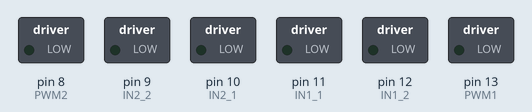
The sketch below on a simulated Arduino Mega 2560, built with avr-gcc and run on an emulated ATmega2560. Shown: switched loads named in the sketch (green lamp = pin HIGH). What the sketch prints to the serial monitor is not drawn.

Above: at 0.1 s.
At 2.1 s:
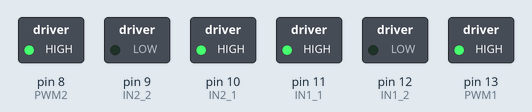
Timing chart, 0 to 3.6 s (numbered marks = the images above):
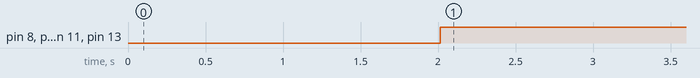

The sketch:

2DOF-ParameterIdentification.ino
```cpp
/*--------------------------------------------Variables for Space State------------------------------*/

double q1, q2, dq1, dq2, ddq1, ddq2;
double last_q1, last_q2, last_dq1, last_dq2;
const float pi = 3.1416;
const float MAX_ANGLE_RAD = 2*pi;
const int MAX_ANGLE_DEG = 360;

/*--------------------------------------------Variebles for LM298N----------------------------------*/
//u1
int IN1_1  = 11;
int IN1_2  = 12;
int PWM1 = 13;
//u2 8,9,10
int IN2_1  = 10;
int IN2_2  = 9;
int PWM2 = 8;
int MIN_PWM= 50;
int MAX_PWM= 255 - MIN_PWM;

/*--------------------------------------Variables for incremental encoder-----------------------------*/
//q1
volatile long contador1 =  0;
byte          ant1      =  0;
byte          act1      =  0;
int           encA1     =  44;                  // Signal for channel A
int           encB1     =  42;
//q2
volatile long contador2 =  0;
byte          ant2      =  0;
byte          act2      =  0;
int           encA2     =  40;                  // Signal for channel A
int           encB2     =  38; // Signal for channel B

const int   MIN_MAX_POST     =  2400;                 // Limit the maximun position

/*------------------------------------- Interruption Functions----------------------------------------*/

// Encoder x4. Execute when interruption pin jumps.
void encoder1(void){
  //Serial.println(ant);
  ant1=act1;                            // Saved act (current read) in ant (last read)
  act1 = digitalRead(encA1)<<1|digitalRead(encB1);
  if(ant1==0 && act1==1)        contador1++;  // Increase the counter for forward movement
  else if(ant1==1  && act1==3)  contador1++;
  else if(ant1==3  && act1==2)  contador1++;
  else if(ant1==2  && act1==0)  contador1++;
  else contador1--;                         // Reduce the counter for backward movement

  if(contador1 > MIN_MAX_POST){ contador1 = contador1 - 2400; }
  else if(contador1 < -MIN_MAX_POST){ contador1 = contador1 + 2400; }

  last_q1 = q1;

  //Set positions
  //q1 = (double) contador1 * (MAX_ANGLE_RAD / 2400); // en radianes

  q1 = (double) contador1 * (0.15); // en grados
}

void encoder2(void){
  //Serial.println(ant2);
  ant2=act2;                            // Saved act (current read) in ant (last read)
  act2 = digitalRead(encA2)<<1|digitalRead(encB2);
  if(ant2==0 && act2==1)        contador2++;  // Increase the counter for forward movement
  else if(ant2==1  && act2==3)  contador2++;
  else if(ant2==3  && act2==2)  contador2++;
  else if(ant2==2  && act2==0)  contador2++;
  else contador2--;                         // Reduce the counter for backward movement

  if(contador2 > MIN_MAX_POST){ contador2 = contador2 - 2400; }
  else if(contador2 < -MIN_MAX_POST){ contador2 = contador2 + 2400;}

  last_q2 = q2;
  //Set positions
  //q2 = (double) contador2 * (MAX_ANGLE_RAD / 2400); // en radianes

  q2 = (double) contador2 * (0.15); // en grados
}

/*----------------------------------------------Variables for algorithm------------------------------*/

double q1d, q2d, dq1d, dq2d, ddq1d, ddq2d;      // para el seguimiento de trayectorias
double sumQ1, sumQ2;
double Setpoint;                                // para control de posición
double SampleTime = 5;                         // en milisegundos
double Kp1=6, Kd1=0.2, Ki1 = 0.05;                        // PD gain
double Kp2=4, Kd2=0.002, Ki2 = 0.15;                        // PD gain

/*----------------------------------------------------------------------------------------------------*/
unsigned long t0, t;
unsigned long t_actual, t_anterior; //For update state
unsigned long current_t, last_t; //For inner loop

/*---------------------------------------------- Setup section ---------------------------------------*/
void setup() {

  Serial.begin(115200);
  while(!Serial){
    ;
  }

  //---- Motors setup ----:
  for(int i=8;i<=13;i++){
    pinMode(i,OUTPUT);
  }
  //u1
  moveMotor2(0);
  //u2
  moveMotor1(0);

  //---- Encoder setup ----:
  //q1
  attachInterrupt(digitalPinToInterrupt(encA1), encoder1, CHANGE); // rising and falling flank
  attachInterrupt(digitalPinToInterrupt(encB1), encoder1, CHANGE); // rising and falling flank
  //q2
  attachInterrupt(digitalPinToInterrupt(encA2), encoder2, CHANGE); // rising and falling flank
  attachInterrupt(digitalPinToInterrupt(encB2), encoder2, CHANGE); // rising and falling flank

  //---- Time setup ----:
  t0 = millis();
  last_t = t0;

  setInitialConditions();

  delay(2000);

}

/*-------------------------------------------------- Main Loop ---------------------------------------*/
void loop() {

  if(!Serial.available()){
    // Time variables
    t = millis() - t0;

    current_t = millis();

    if(current_t - last_t >= SampleTime){

      last_t = current_t;
      //Establece las velocidades y aceleraciones
      setState();
      //Establece la referencia a seguir
      setReference();

      //inputForDebugPurposes();

      //Estable las entradas de control por medio del PID
      pidInput();

    }
  }

}


/*-------------------------------------------- Backup functions ---------------------------------------*/

void setState() {

  last_dq1 = dq1;
  last_dq2 = dq2;

  //Set velocities
  dq1 = (1000*(q1 - last_q1))/(SampleTime);
  dq2 = (1000*(q2 - last_q2))/(SampleTime);

  //Set accelerations
  ddq1 = (1000*(dq1 - last_dq1))/(SampleTime);
  ddq2 = (1000*(dq2 - last_dq2))/(SampleTime);

}

void moveMotor2(int pwm){
  if(pwm > 0){
     //----- Giro positivo ---------
    digitalWrite(IN2_1,LOW);
    digitalWrite(IN2_2,HIGH);
    pwm = pwm + MIN_PWM;
    //-----------------------------
  } else if(pwm < 0) {
    // ------Giro negativo----------
    digitalWrite(IN2_1,HIGH);
    digitalWrite(IN2_2,LOW);
    pwm = (-1)*pwm + MIN_PWM;
    //-----------------------------
  }
  analogWrite(PWM2,pwm);
}

void moveMotor1(int pwm){
  if(pwm > 0){
     //----- Giro positivo ---------
    digitalWrite(IN1_2,LOW);
    digitalWrite(IN1_1,HIGH);
    pwm = pwm + MIN_PWM;
    //-----------------------------
  } else if(pwm < 0) {
    // ------Giro negativo----------
    digitalWrite(IN1_2,HIGH);
    digitalWrite(IN1_1,LOW);
    pwm = (-1)*pwm + MIN_PWM;
    //-----------------------------
  }
  analogWrite(PWM1,pwm);
}

void setInitialConditions(){
  contador1 = 600; // equivalente 90º
  contador2 = 0; // equivalente a 0º

  //last_q1 = contador1 * (MAX_ANGLE_RAD / 2400);
  //last_q2 = contador2 * (MAX_ANGLE_RAD / 2400);

  last_q1 = contador1 * (0.15);
  last_q2 = contador2 * (0.15);

  last_dq1 = 0;
  last_dq2 = 0;

  q1d = 115; // Grados
  q2d = -25; // Grados

  sumQ1 = 0;
  sumQ2 = 0;
}

void setReference(){
  q1d = (8*sin(0.0008*t-1.4)+90);// 90 a 120 º
  q2d = (-30*sin(0.001*t-1.4)-30);// 0 a -60 º

  dq1d = (8*0.0008*sin(0.001*t-1.4));
  dq2d = (-30*0.001*sin(0.001*t-1.4));
}

void pidInput(){

  sumQ1 += ( Ki1*(q1d-q1) );
      if(sumQ1 > MAX_PWM) sumQ1 = MAX_PWM;
      else if(sumQ1 < -MAX_PWM) sumQ1 = -MAX_PWM;
  sumQ2 += ( Ki2*(q2d-q2) );
      if(sumQ2 > MAX_PWM) sumQ2 = MAX_PWM;
      else if(sumQ2 < -MAX_PWM) sumQ2 = -MAX_PWM;

  int u1 = (int) ( Kp1*(q1d - q1) + Kd1*(dq1d - dq1) + sumQ1 + 200*cos(q1*(pi/180)) );
      if(u1 > MAX_PWM) u1 = MAX_PWM;
      else if(u1 < -MAX_PWM) u1 = -MAX_PWM;
  int u2 = (int) (Kp2*(q2d - q2) + Kd2*(dq2d - dq2) + sumQ2 );
      if(u2 > MAX_PWM) u2 = MAX_PWM;
      else if(u2 < -MAX_PWM) u2 = -MAX_PWM;

  moveMotor1(u1);
  moveMotor2(u2);

  //Envía los datos por comunicación serie
  printSerialMessages(u1,u2);
  //printDebugMessages(u1, u2);

}

void printSerialMessages(int u1, int u2){
  //Entradas
  Serial.print(u1); Serial.print(",");
  Serial.print(u2); Serial.print(",");
  //Posiciones
  Serial.print(q1d); Serial.print(",");
  Serial.print(q1); Serial.print(",");
  Serial.print(q2d); Serial.print(",");
  Serial.print(q2); Serial.print(",");
  //Velocidades
  Serial.print(dq1d); Serial.print(",");
  Serial.print(dq1); Serial.print(",");
  Serial.print(dq2d); Serial.print(",");
  Serial.print(dq2); Serial.print(",");
  //Aceleraciones
  Serial.print(ddq1d); Serial.print(",");
  Serial.print(ddq1); Serial.print(",");
  Serial.print(ddq2d); Serial.print(",");
  Serial.println(ddq2);

}

/*-------------------------------------------- Debug functions ---------------------------------------*/

void printDebugMessages(int u1, int u2){

  Serial.println(q1d);
  Serial.println(q2d);

  //Serial.print("q1: "); Serial.println(q1);
  //Serial.print("q2: "); Serial.println(q2);
  //Serial.print("dq1: "); Serial.println(dq1);
  //Serial.print("dq2: "); Serial.println(dq2);
  //Serial.print("ddq1: "); Serial.println(ddq1);
  //Serial.print("ddq2: "); Serial.println(ddq2);
  //Serial.print("u1: "); Serial.println(u1);
  //Serial.print("u1: "); Serial.println(u1);
  //Serial.println();

}

void inputForDebugPurposes(){

  //moveMotor1(205);
  //moveMotor2(u2);

  //printDebugMessages(u1,u2);

}
```

Measured:
- by itself, pin 8 (PWM2), pin 10 (IN2_1), pin 11 (IN1_1), pin 13 (PWM1): LOW → HIGH at 2.0 s
